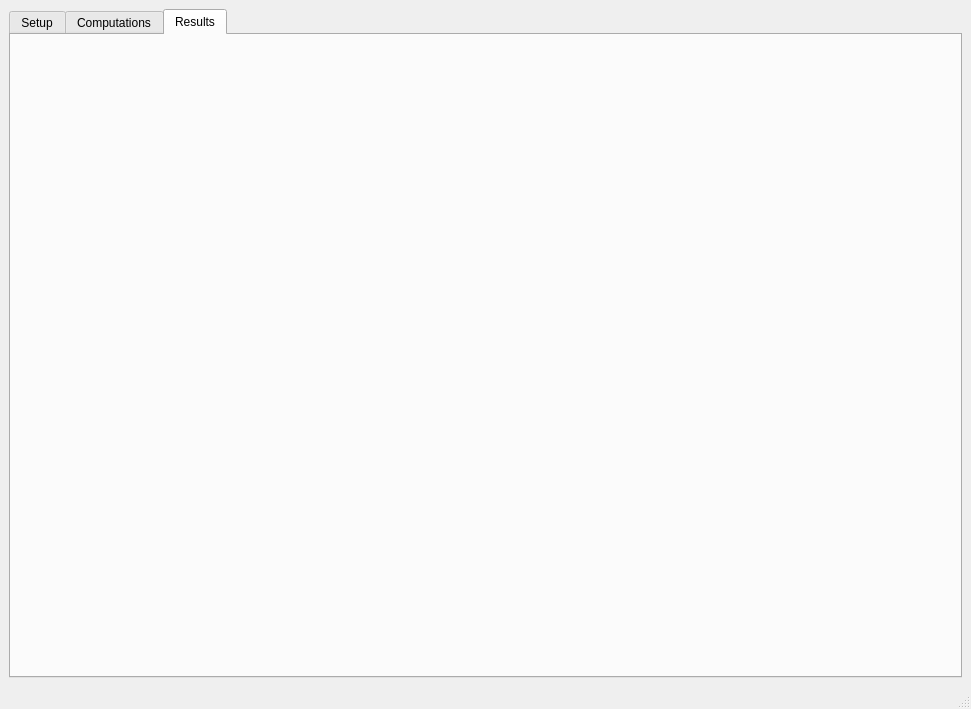
<?xml version="1.0" encoding="UTF-8"?>
<ui version="4.0">
 <class>MainWindow</class>
 <widget class="QMainWindow" name="MainWindow">
  <property name="geometry">
   <rect>
    <x>0</x>
    <y>0</y>
    <width>971</width>
    <height>709</height>
   </rect>
  </property>
  <property name="windowTitle">
   <string>MainWindow</string>
  </property>
  <widget class="QWidget" name="centralwidget">
   <layout class="QVBoxLayout" name="verticalLayout_2">
    <item>
     <widget class="QTabWidget" name="tabWidget">
      <property name="currentIndex">
       <number>2</number>
      </property>
      <widget class="QWidget" name="tab_3">
       <attribute name="title">
        <string>Setup</string>
       </attribute>
       <layout class="QVBoxLayout" name="verticalLayout_5">
        <item>
         <widget class="QTreeView" name="treeView"/>
        </item>
       </layout>
      </widget>
      <widget class="QWidget" name="tab">
       <attribute name="title">
        <string>Computations</string>
       </attribute>
       <layout class="QVBoxLayout" name="verticalLayout_3">
        <item>
         <widget class="QSplitter" name="splitter">
          <property name="sizePolicy">
           <sizepolicy hsizetype="Preferred" vsizetype="Preferred">
            <horstretch>1</horstretch>
            <verstretch>0</verstretch>
           </sizepolicy>
          </property>
          <property name="frameShape">
           <enum>QFrame::NoFrame</enum>
          </property>
          <property name="lineWidth">
           <number>2</number>
          </property>
          <property name="midLineWidth">
           <number>2</number>
          </property>
          <property name="orientation">
           <enum>Qt::Horizontal</enum>
          </property>
          <property name="handleWidth">
           <number>8</number>
          </property>
          <widget class="QListView" name="listView">
           <property name="sizePolicy">
            <sizepolicy hsizetype="Ignored" vsizetype="Expanding">
             <horstretch>0</horstretch>
             <verstretch>0</verstretch>
            </sizepolicy>
           </property>
           <property name="minimumSize">
            <size>
             <width>10</width>
             <height>0</height>
            </size>
           </property>
          </widget>
          <widget class="QWidget" name="widget" native="true">
           <layout class="QVBoxLayout" name="verticalLayout">
            <item>
             <widget class="QLineEdit" name="lineEdit"/>
            </item>
            <item>
             <widget class="QTableView" name="tableView"/>
            </item>
            <item>
             <widget class="QWidget" name="widget_2" native="true">
              <layout class="QHBoxLayout" name="horizontalLayout_2">
               <item>
                <widget class="QPushButton" name="export_btn">
                 <property name="text">
                  <string>Export</string>
                 </property>
                </widget>
               </item>
               <item>
                <spacer name="horizontalSpacer">
                 <property name="orientation">
                  <enum>Qt::Horizontal</enum>
                 </property>
                 <property name="sizeHint" stdset="0">
                  <size>
                   <width>40</width>
                   <height>20</height>
                  </size>
                 </property>
                </spacer>
               </item>
               <item>
                <widget class="QPushButton" name="compute">
                 <property name="text">
                  <string>Compute Selected</string>
                 </property>
                </widget>
               </item>
               <item>
                <widget class="QPushButton" name="view">
                 <property name="text">
                  <string>View Selected</string>
                 </property>
                </widget>
               </item>
              </layout>
             </widget>
            </item>
           </layout>
          </widget>
         </widget>
        </item>
        <item>
         <widget class="QProgressBar" name="progressBar">
          <property name="value">
           <number>0</number>
          </property>
         </widget>
        </item>
       </layout>
      </widget>
      <widget class="QWidget" name="result_tab">
       <attribute name="title">
        <string>Results</string>
       </attribute>
       <layout class="QVBoxLayout" name="verticalLayout_4">
        <item>
         <widget class="MplWidget" name="mpl" native="true"/>
        </item>
       </layout>
      </widget>
     </widget>
    </item>
   </layout>
  </widget>
  <widget class="QMenuBar" name="menubar">
   <property name="geometry">
    <rect>
     <x>0</x>
     <y>0</y>
     <width>971</width>
     <height>20</height>
    </rect>
   </property>
  </widget>
  <widget class="QStatusBar" name="statusbar"/>
 </widget>
 <customwidgets>
  <customwidget>
   <class>MplWidget</class>
   <extends>QWidget</extends>
   <header>mplwidget</header>
   <container>1</container>
  </customwidget>
 </customwidgets>
 <resources/>
 <connections/>
</ui>
